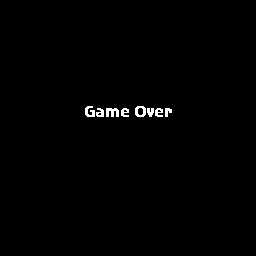

This is a level from a 2D game, rendered from its Tiled map with the project's own tilesets. A one-line summary and the complete map file follow:
An orthogonal 32x32 tile map with 8x8 px tiles, 1 tile layer (Tile Layer 1).

<map version="1.0" orientation="orthogonal" renderorder="right-down" width="32" height="32" tilewidth="8" tileheight="8" nextobjectid="1">
 <tileset firstgid="1" name="instertitial" tilewidth="8" tileheight="8" tilecount="128" columns="32">
  <image source="interstitial.bmp" width="256" height="32" />
 </tileset>
 <layer name="Tile Layer 1" width="32" height="32">
  <data encoding="csv">
128,128,128,128,128,128,128,128,128,128,128,128,128,128,128,128,128,128,128,128,128,128,128,128,128,128,128,128,128,128,128,128,
128,128,128,128,128,128,128,128,128,128,128,128,128,128,128,128,128,128,128,128,128,128,128,128,128,128,128,128,128,128,128,128,
128,128,128,128,128,128,128,128,128,128,128,128,128,128,128,128,128,128,128,128,128,128,128,128,128,128,128,128,128,128,128,128,
128,128,128,128,128,128,128,128,128,128,128,128,128,128,128,128,128,128,128,128,128,128,128,128,128,128,128,128,128,128,128,128,
128,128,128,128,128,128,128,128,128,128,128,128,128,128,128,128,128,128,128,128,128,128,128,128,128,128,128,128,128,128,128,128,
128,128,128,128,128,128,128,128,128,128,128,128,128,128,128,128,128,128,128,128,128,128,128,128,128,128,128,128,128,128,128,128,
128,128,128,128,128,128,128,128,128,128,128,128,128,128,128,128,128,128,128,128,128,128,128,128,128,128,128,128,128,128,128,128,
128,128,128,128,128,128,128,128,128,128,128,128,128,128,128,128,128,128,128,128,128,128,128,128,128,128,128,128,128,128,128,128,
128,128,128,128,128,128,128,128,128,128,128,128,128,128,128,128,128,128,128,128,128,128,128,128,128,128,128,128,128,128,128,128,
128,128,128,128,128,128,128,128,128,128,128,128,128,128,128,128,128,128,128,128,128,128,128,128,128,128,128,128,128,128,128,128,
128,128,128,128,128,128,128,128,128,128,128,128,128,128,128,128,128,128,128,128,128,128,128,128,128,128,128,128,128,128,128,128,
128,128,128,128,128,128,128,128,128,128,128,128,128,128,128,128,128,128,128,128,128,128,128,128,128,128,128,128,128,128,128,128,
128,128,128,128,128,128,128,128,128,128,128,128,128,128,128,128,128,128,128,128,128,128,128,128,128,128,128,128,128,128,128,128,
128,128,128,128,128,128,128,128,128,128,4,5,6,7,8,9,10,11,12,13,14,15,128,128,128,128,128,128,128,128,128,128,
128,128,128,128,128,128,128,128,128,128,36,37,38,39,40,41,42,43,44,45,46,47,128,128,128,128,128,128,128,128,128,128,
128,128,128,128,128,128,128,128,128,128,128,128,128,128,128,128,128,128,128,128,128,128,128,128,128,128,128,128,128,128,128,128,
128,128,128,128,128,128,128,128,128,128,128,128,128,128,128,128,128,128,128,128,128,128,128,128,128,128,128,128,128,128,128,128,
128,128,128,128,128,128,128,128,128,128,128,128,128,128,128,128,128,128,128,128,128,128,128,128,128,128,128,128,128,128,128,128,
128,128,128,128,128,128,128,128,128,128,128,128,128,128,128,128,128,128,128,128,128,128,128,128,128,128,128,128,128,128,128,128,
128,128,128,128,128,128,128,128,128,128,128,128,128,128,128,128,128,128,128,128,128,128,128,128,128,128,128,128,128,128,128,128,
128,128,128,128,128,128,128,128,128,128,128,128,128,128,128,128,128,128,128,128,128,128,128,128,128,128,128,128,128,128,128,128,
128,128,128,128,128,128,128,128,128,128,128,128,128,128,128,128,128,128,128,128,128,128,128,128,128,128,128,128,128,128,128,128,
128,128,128,128,128,128,128,128,128,128,128,128,128,128,128,128,128,128,128,128,128,128,128,128,128,128,128,128,128,128,128,128,
128,128,128,128,128,128,128,128,128,128,128,128,128,128,128,128,128,128,128,128,128,128,128,128,128,128,128,128,128,128,128,128,
128,128,128,128,128,128,128,128,128,128,128,128,128,128,128,128,128,128,128,128,128,128,128,128,128,128,128,128,128,128,128,128,
128,128,128,128,128,128,128,128,128,128,128,128,128,128,128,128,128,128,128,128,128,128,128,128,128,128,128,128,128,128,128,128,
128,128,128,128,128,128,128,128,128,128,128,128,128,128,128,128,128,128,128,128,128,128,128,128,128,128,128,128,128,128,128,128,
128,128,128,128,128,128,128,128,128,128,128,128,128,128,128,128,128,128,128,128,128,128,128,128,128,128,128,128,128,128,128,128,
128,128,128,128,128,128,128,128,128,128,128,128,128,128,128,128,128,128,128,128,128,128,128,128,128,128,128,128,128,128,128,128,
128,128,128,128,128,128,128,128,128,128,128,128,128,128,128,128,128,128,128,128,128,128,128,128,128,128,128,128,128,128,128,128,
128,128,128,128,128,128,128,128,128,128,128,128,128,128,128,128,128,128,128,128,128,128,128,128,128,128,128,128,128,128,128,128,
128,128,128,128,128,128,128,128,128,128,128,128,128,128,128,128,128,128,128,128,128,128,128,128,128,128,128,128,128,128,128,128
</data>
 </layer>
</map>
